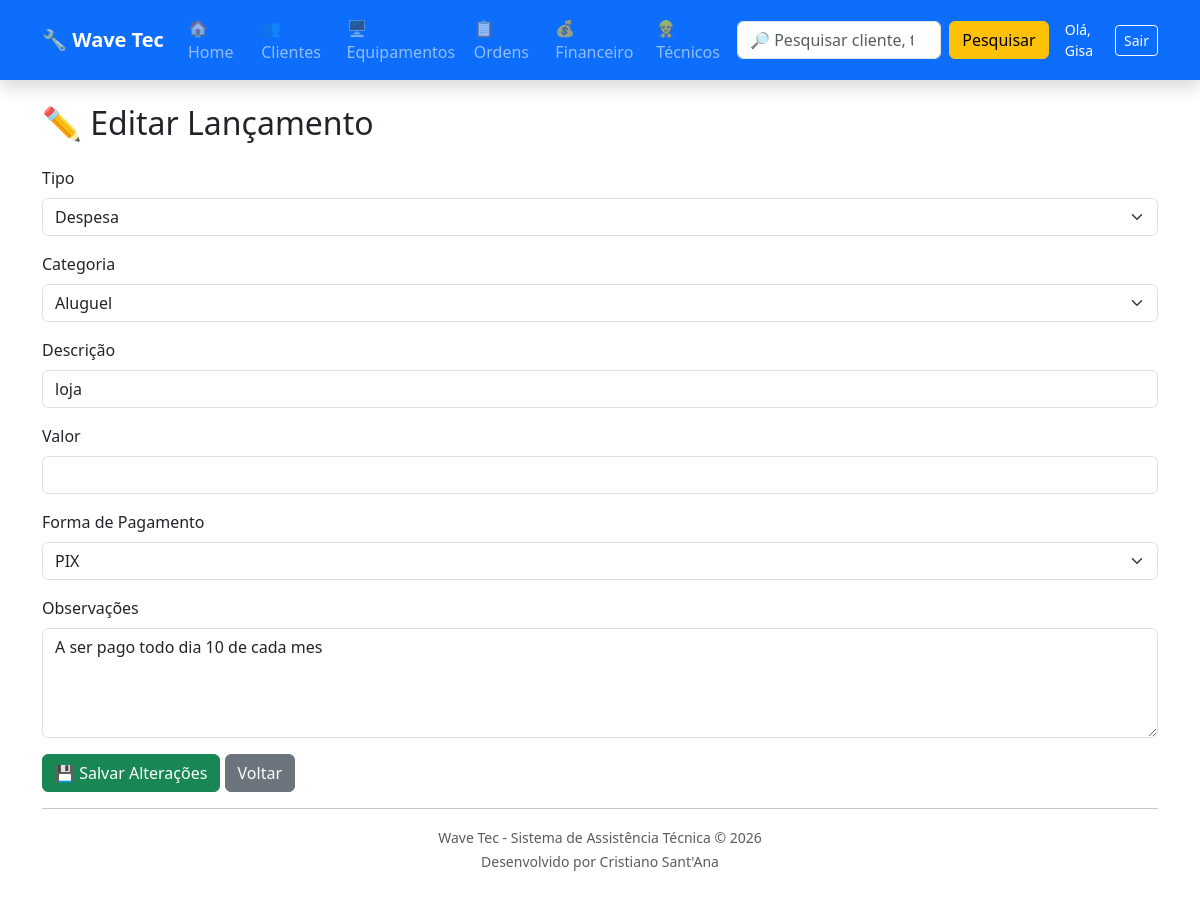
The page /financeiro/editar/37/ (signed in) on the database its author committed.
### financeiro/models.py (models this page shows, shortened)
class Lancamento(models.Model):
    TIPO_CHOICES = [
        ("RECEITA", "Receita"),
        ("DESPESA", "Despesa"),
    ]
    CATEGORIA_CHOICES = [
        ("SERVICOS", "Serviços"),
        ("PECAS", "Peças"),
        ("ENERGIA", "Energia"),
        ("ALUGUEL", "Aluguel"),
        ("MATERIAL", "Material"),
        ("OUTROS", "Outros"),
    ]
    FORMA_PAGAMENTO = [
        ("DINHEIRO", "Dinheiro"),
        ("PIX", "PIX"),
        ("CARTAO", "Cartão"),
        ("TRANSFERENCIA", "Transferência"),
    ]
    tipo = models.CharField(
        max_length=10,
        choices=TIPO_CHOICES
    )
    categoria = models.CharField(
        max_length=20,
        choices=CATEGORIA_CHOICES,
        default="OUTROS"
    )
    descricao = models.CharField(
        max_length=200
    )
    valor = models.DecimalField(
        max_digits=10,
        decimal_places=2
    )
    data = models.DateField(
        auto_now_add=True
    )
    forma_pagamento = models.CharField(
        max_length=20,
        choices=FORMA_PAGAMENTO
    )
    observacoes = models.TextField(
        blank=True
    )
    ordem = models.OneToOneField(
        OrdemServico,
        on_delete=models.SET_NULL,
        null=True,
        blank=True,
        related_name="lancamento_financeiro"
    )
    criado_em = models.DateTimeField(
        auto_now_add=True
    )
    class Meta:
        ordering = ["-data", "-id"]
        verbose_name = "Lançamento"
        verbose_name_plural = "Financeiro"

### financeiro/views.py (the view, shortened to what this page needs)
@login_required
@admin_required
def editar_lancamento(request, lancamento_id):
    lancamento = get_object_or_404(
        Lancamento,
        id=lancamento_id
    )
    return render(
        request,
        "financeiro/editar_lancamento.html",
        {
            "lancamento": lancamento
        }
    )

### financeiro/templates/financeiro/editar_lancamento.html (shortened to what this page needs)
{% extends "base.html" %}
{% block content %}
<h2 class="mb-4">
    ✏️ Editar Lançamento
</h2>
<form method="POST">
    <div class="mb-3">
        <label class="form-label">
            Tipo
        </label>
        <select
            name="tipo"
            class="form-select"
            required>
            <option
                value="DESPESA"
                {% if lancamento.tipo == "DESPESA" %}selected{% endif %}>
                Despesa
            </option>
        </select>
    </div>
    <div class="mb-3">
        <label class="form-label">
            Categoria
        </label>
        <select
            name="categoria"
            class="form-select"
            required>
            <option
                value="ALUGUEL"
                {% if lancamento.categoria == "ALUGUEL" %}selected{% endif %}>
                Aluguel
            </option>
        </select>
    </div>
    <div class="mb-3">
        <label class="form-label">
            Descrição
        </label>
        <input
            type="text"
            name="descricao"
            class="form-control"
            value="{{ lancamento.descricao }}"
            required>
    </div>
    <div class="mb-3">
        <label class="form-label">
            Valor
        </label>
        <input
            type="number"
            step="0.01"
            name="valor"
            class="form-control"
            value="{{ lancamento.valor }}"
            required>
    </div>
    <div class="mb-3">
        <label class="form-label">
            Forma de Pagamento
        </label>
        <select
            name="forma_pagamento"
            class="form-select">
            <option
                value="PIX"
                {% if lancamento.forma_pagamento == "PIX" %}selected{% endif %}>
                PIX
            </option>
        </select>
    </div>
    <div class="mb-3">
        <label class="form-label">
            Observações
        </label>
        <textarea
            name="observacoes"
            rows="4"
            class="form-control">{{ lancamento.observacoes }}</textarea>
    </div>
    <button
        type="submit"
        class="btn btn-success">
        💾 Salvar Alterações
    </button>
    <a
        href="{% url 'lista_financeiro' %}"
        class="btn btn-secondary">
        Voltar
    </a>
</form>
{% endblock %}

### templates/base.html (shortened to what this page needs)
<!DOCTYPE html>
<html lang="pt-br">
<head>
    <link href="https://cdn.jsdelivr.net/npm/bootstrap@5.3.7/dist/css/bootstrap.min.css" rel="stylesheet">
</head>
<body>
<nav class="navbar navbar-expand-lg navbar-dark bg-primary shadow">
    <div class="container">
        <a class="navbar-brand fw-bold" href="/">
            🔧 Wave Tec
        </a>
        <div class="collapse navbar-collapse" id="menu">
            <ul class="navbar-nav me-auto">
                <li class="nav-item">
                    <a class="nav-link" href="/">
                        🏠 Home
                    </a>
                </li>
                <li class="nav-item">
                    <a class="nav-link" href="/clientes/">
                    </a>
                </li>
                <li class="nav-item">
                    <a class="nav-link" href="/equipamentos/">
                        🖥 Equipamentos
                    </a>
                </li>
                <li class="nav-item">
                    <a class="nav-link" href="/ordens/">
                        📋 Ordens
                    </a>
                </li>
                <li class="nav-item">
                    <a class="nav-link" href="/financeiro/">
                        💰 Financeiro
                    </a>
                </li>
                {% if user.is_superuser or user.tecnico.perfil == 'ADMIN' %}
                <li class="nav-item">
                    <a class="nav-link" href="/usuarios/">
                        👷 Técnicos
                    </a>
                </li>
                {% endif %}
            </ul>
            <form
                class="d-flex"
                method="GET"
                action="/pesquisa/">
                <input
                    class="form-control me-2"
                    type="search"
                    name="q"
                    placeholder="🔎 Pesquisar cliente, telefone, equipamento..."
                    autocomplete="off">
                <button
                    class="btn btn-warning"
                    type="submit">
                    Pesquisar
                </button>
            </form>
            {% if user.is_authenticated %}
                <div class="d-flex align-items-center gap-2 ms-3 text-white">
                    <span class="small">Olá, {{ user.username }}</span>
                    <form method="post" action="{% url 'logout' %}" class="d-inline">
                        <button type="submit" class="btn btn-outline-light btn-sm">Sair</button>
                    </form>
                </div>
            {% endif %}
        </div>
    </div>
</nav>
<div class="container mt-4">
    {% block content %}
    {% endblock %}
    <hr>
    <div class="text-center text-muted mb-4">
        <small>
            Wave Tec - Sistema de Assistência Técnica © 2026
            <br>
            Desenvolvido por Cristiano Sant'Ana
        </small>
    </div>
</div>
</body>
</html>

### rows shown on the page
Lancamento: tipo "Despesa", categoria "Aluguel", descricao "loja", forma_pagamento "PIX", observacoes "A ser pago todo dia 10 de cada mes"

### other values the page prints
{{ user.username }} "Gisa"
